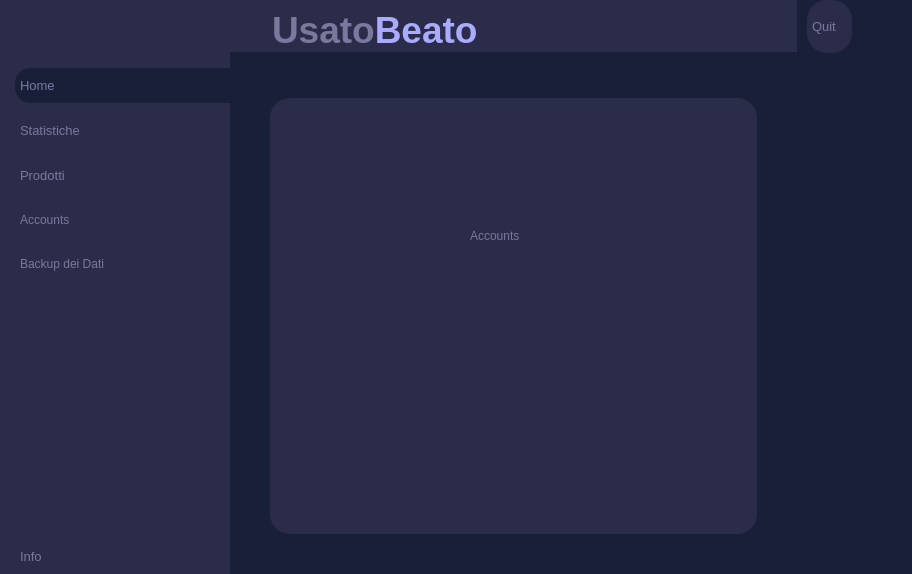
<?xml version="1.0" encoding="UTF-8"?>
<ui version="4.0">
 <class>MainWindow</class>
 <widget class="QMainWindow" name="MainWindow">
  <property name="geometry">
   <rect>
    <x>0</x>
    <y>0</y>
    <width>912</width>
    <height>574</height>
   </rect>
  </property>
  <property name="windowTitle">
   <string>MainWindow</string>
  </property>
  <property name="styleSheet">
   <string notr="true">#MainWindow{
	background-color:#1a1f39;
}</string>
  </property>
  <widget class="QWidget" name="centralwidget">
   <property name="styleSheet">
    <string notr="true">
*{
color: #78799c;
border: none;
}

#frame_2, #frame_5{
	background-color: #2a2c49;
}

#mainBody,#centralwidget{
	background-color: #1a1f39;
}

QLineEdit{
	background-color:transparent;
}

#searchFrame, QLineEdit{
	border-radius: 10px;
	border: 2px solid #78799c;
}

#appHeader{
	color:#78799c;
}

#prodottiHeader{
	color:  #a06ce3;
}

#avantiarw{
	border: 1px solid #a06ce3;
	background-color: #a06ce3 ;
	border-radius: 5px;
	
}

#finestreSecondarie{
	background-color: #2a2c49;
	border: solid;
	border-radius: 20px;
}

QLabel{
	color:#78799c;
}

#mainFrame{
	background-color: #2a2c49;
}

#homeBtn{
	color:#78799c;
	background-color:#1a1f39;
	padding : 10px 5px;
	text-align:left;
	border-top-left-radius:15px;
	border-bottom-left-radius:15px;
}

QPushButton{
	padding : 10px 5px;
	text-align:left;
	color:#78799c;
	font: 10pt &quot;Leelawadee UI&quot;;
}


#frame_3{
	background-color:#2a2c49;
	border: solid;
	border-radius: 20px;
}
QTableWidget{
	background-color:#2a2c49;
	border: solid;
}
</string>
   </property>
   <layout class="QHBoxLayout" name="horizontalLayout">
    <property name="spacing">
     <number>0</number>
    </property>
    <property name="leftMargin">
     <number>0</number>
    </property>
    <property name="topMargin">
     <number>0</number>
    </property>
    <property name="rightMargin">
     <number>0</number>
    </property>
    <property name="bottomMargin">
     <number>0</number>
    </property>
    <item>
     <widget class="QCustomSlideMenu" name="leftMenu" native="true">
      <property name="minimumSize">
       <size>
        <width>230</width>
        <height>0</height>
       </size>
      </property>
      <property name="maximumSize">
       <size>
        <width>230</width>
        <height>16777215</height>
       </size>
      </property>
      <layout class="QVBoxLayout" name="verticalLayout_3">
       <property name="spacing">
        <number>0</number>
       </property>
       <property name="leftMargin">
        <number>0</number>
       </property>
       <property name="topMargin">
        <number>0</number>
       </property>
       <property name="rightMargin">
        <number>0</number>
       </property>
       <property name="bottomMargin">
        <number>0</number>
       </property>
       <item>
        <widget class="QFrame" name="frame_5">
         <property name="frameShape">
          <enum>QFrame::StyledPanel</enum>
         </property>
         <property name="frameShadow">
          <enum>QFrame::Raised</enum>
         </property>
         <layout class="QHBoxLayout" name="horizontalLayout_9">
          <property name="spacing">
           <number>0</number>
          </property>
          <property name="leftMargin">
           <number>0</number>
          </property>
          <property name="topMargin">
           <number>68</number>
          </property>
          <property name="rightMargin">
           <number>0</number>
          </property>
          <property name="bottomMargin">
           <number>0</number>
          </property>
         </layout>
        </widget>
       </item>
       <item>
        <widget class="QFrame" name="frame_2">
         <property name="sizePolicy">
          <sizepolicy hsizetype="Preferred" vsizetype="Expanding">
           <horstretch>0</horstretch>
           <verstretch>0</verstretch>
          </sizepolicy>
         </property>
         <property name="frameShape">
          <enum>QFrame::StyledPanel</enum>
         </property>
         <property name="frameShadow">
          <enum>QFrame::Raised</enum>
         </property>
         <layout class="QVBoxLayout" name="verticalLayout_4">
          <property name="spacing">
           <number>0</number>
          </property>
          <property name="leftMargin">
           <number>0</number>
          </property>
          <property name="topMargin">
           <number>0</number>
          </property>
          <property name="rightMargin">
           <number>0</number>
          </property>
          <property name="bottomMargin">
           <number>0</number>
          </property>
          <item>
           <widget class="QFrame" name="frame_6">
            <property name="sizePolicy">
             <sizepolicy hsizetype="Preferred" vsizetype="Expanding">
              <horstretch>0</horstretch>
              <verstretch>0</verstretch>
             </sizepolicy>
            </property>
            <property name="frameShape">
             <enum>QFrame::StyledPanel</enum>
            </property>
            <property name="frameShadow">
             <enum>QFrame::Raised</enum>
            </property>
            <layout class="QVBoxLayout" name="verticalLayout_5">
             <property name="spacing">
              <number>10</number>
             </property>
             <property name="leftMargin">
              <number>15</number>
             </property>
             <property name="topMargin">
              <number>0</number>
             </property>
             <property name="rightMargin">
              <number>0</number>
             </property>
             <property name="bottomMargin">
              <number>0</number>
             </property>
             <item>
              <widget class="QPushButton" name="homeBtn">
               <property name="font">
                <font>
                 <family>Leelawadee UI</family>
                 <pointsize>10</pointsize>
                 <italic>false</italic>
                 <bold>false</bold>
                </font>
               </property>
               <property name="cursor">
                <cursorShape>PointingHandCursor</cursorShape>
               </property>
               <property name="text">
                <string>Home</string>
               </property>
               <property name="icon">
                <iconset>
                 <normaloff>:/purpleIcons/assets/#78799c(purple) icons/home.svg</normaloff>:/purpleIcons/assets/#78799c(purple) icons/home.svg</iconset>
               </property>
               <property name="iconSize">
                <size>
                 <width>24</width>
                 <height>24</height>
                </size>
               </property>
              </widget>
             </item>
             <item>
              <widget class="QPushButton" name="statisticheBtn">
               <property name="font">
                <font>
                 <family>Leelawadee UI</family>
                 <pointsize>10</pointsize>
                 <italic>false</italic>
                 <bold>false</bold>
                </font>
               </property>
               <property name="cursor">
                <cursorShape>PointingHandCursor</cursorShape>
               </property>
               <property name="text">
                <string>Statistiche</string>
               </property>
               <property name="icon">
                <iconset>
                 <normaloff>:/purpleIcons/assets/#78799c(purple) icons/trending-up.svg</normaloff>:/purpleIcons/assets/#78799c(purple) icons/trending-up.svg</iconset>
               </property>
               <property name="iconSize">
                <size>
                 <width>24</width>
                 <height>24</height>
                </size>
               </property>
              </widget>
             </item>
             <item>
              <widget class="QPushButton" name="prodottiBtn">
               <property name="font">
                <font>
                 <family>Leelawadee UI</family>
                 <pointsize>10</pointsize>
                 <italic>false</italic>
                 <bold>false</bold>
                </font>
               </property>
               <property name="cursor">
                <cursorShape>PointingHandCursor</cursorShape>
               </property>
               <property name="text">
                <string>Prodotti</string>
               </property>
               <property name="icon">
                <iconset>
                 <normaloff>:/purpleIcons/assets/#78799c(purple) icons/shopping-cart.svg</normaloff>:/purpleIcons/assets/#78799c(purple) icons/shopping-cart.svg</iconset>
               </property>
               <property name="iconSize">
                <size>
                 <width>24</width>
                 <height>24</height>
                </size>
               </property>
              </widget>
             </item>
             <item>
              <widget class="QPushButton" name="accountsBtn">
               <property name="cursor">
                <cursorShape>PointingHandCursor</cursorShape>
               </property>
               <property name="text">
                <string>Accounts</string>
               </property>
               <property name="icon">
                <iconset>
                 <normaloff>:/purpleIcons/assets/#78799c(purple) icons/users.svg</normaloff>:/purpleIcons/assets/#78799c(purple) icons/users.svg</iconset>
               </property>
              </widget>
             </item>
             <item>
              <widget class="QPushButton" name="backupBtn">
               <property name="text">
                <string>Backup dei Dati</string>
               </property>
              </widget>
             </item>
             <item alignment="Qt::AlignBottom">
              <widget class="QPushButton" name="infoBtn">
               <property name="font">
                <font>
                 <family>Leelawadee UI</family>
                 <pointsize>10</pointsize>
                 <italic>false</italic>
                 <bold>false</bold>
                </font>
               </property>
               <property name="cursor">
                <cursorShape>PointingHandCursor</cursorShape>
               </property>
               <property name="text">
                <string>Info</string>
               </property>
               <property name="icon">
                <iconset>
                 <normaloff>:/purpleIcons/assets/#78799c(purple) icons/info.svg</normaloff>:/purpleIcons/assets/#78799c(purple) icons/info.svg</iconset>
               </property>
               <property name="iconSize">
                <size>
                 <width>24</width>
                 <height>24</height>
                </size>
               </property>
              </widget>
             </item>
            </layout>
           </widget>
          </item>
         </layout>
        </widget>
       </item>
      </layout>
     </widget>
    </item>
    <item>
     <widget class="QWidget" name="mainBody" native="true">
      <property name="sizePolicy">
       <sizepolicy hsizetype="Expanding" vsizetype="Preferred">
        <horstretch>0</horstretch>
        <verstretch>0</verstretch>
       </sizepolicy>
      </property>
      <property name="minimumSize">
       <size>
        <width>0</width>
        <height>0</height>
       </size>
      </property>
      <layout class="QVBoxLayout" name="verticalLayout">
       <property name="leftMargin">
        <number>0</number>
       </property>
       <property name="topMargin">
        <number>0</number>
       </property>
       <property name="rightMargin">
        <number>0</number>
       </property>
       <property name="bottomMargin">
        <number>0</number>
       </property>
       <item alignment="Qt::AlignTop">
        <widget class="QWidget" name="mainFrame" native="true">
         <layout class="QHBoxLayout" name="horizontalLayout_2">
          <property name="leftMargin">
           <number>0</number>
          </property>
          <property name="rightMargin">
           <number>0</number>
          </property>
          <property name="bottomMargin">
           <number>0</number>
          </property>
          <item alignment="Qt::AlignLeft|Qt::AlignTop">
           <widget class="QWidget" name="widget" native="true">
            <layout class="QHBoxLayout" name="horizontalLayout_3">
             <property name="spacing">
              <number>0</number>
             </property>
             <property name="leftMargin">
              <number>0</number>
             </property>
             <property name="topMargin">
              <number>0</number>
             </property>
             <property name="rightMargin">
              <number>0</number>
             </property>
             <property name="bottomMargin">
              <number>0</number>
             </property>
             <item>
              <widget class="QPushButton" name="menuButton">
               <property name="text">
                <string/>
               </property>
               <property name="icon">
                <iconset>
                 <normaloff>:/purpleIcons/assets/#78799c(purple) icons/menu.svg</normaloff>:/purpleIcons/assets/#78799c(purple) icons/menu.svg</iconset>
               </property>
               <property name="iconSize">
                <size>
                 <width>24</width>
                 <height>24</height>
                </size>
               </property>
              </widget>
             </item>
             <item>
              <widget class="QLabel" name="applicationName">
               <property name="text">
                <string>&lt;html&gt;&lt;head/&gt;&lt;body&gt;&lt;p&gt;&lt;span style=&quot; font-size:28pt; font-weight:600;&quot;&gt;Usato&lt;/span&gt;&lt;span style=&quot; font-size:28pt; font-weight:600; color:#aaaaff;&quot;&gt;Beato&lt;/span&gt;&lt;/p&gt;&lt;/body&gt;&lt;/html&gt;</string>
               </property>
              </widget>
             </item>
            </layout>
           </widget>
          </item>
          <item alignment="Qt::AlignHCenter|Qt::AlignTop">
           <widget class="QWidget" name="widget_2" native="true">
            <layout class="QHBoxLayout" name="horizontalLayout_4"/>
           </widget>
          </item>
          <item alignment="Qt::AlignRight|Qt::AlignTop">
           <widget class="QWidget" name="widget_3" native="true">
            <layout class="QHBoxLayout" name="horizontalLayout_6">
             <property name="spacing">
              <number>0</number>
             </property>
             <property name="leftMargin">
              <number>0</number>
             </property>
             <property name="topMargin">
              <number>0</number>
             </property>
             <property name="rightMargin">
              <number>0</number>
             </property>
             <property name="bottomMargin">
              <number>0</number>
             </property>
             <item>
              <widget class="QPushButton" name="accountButton">
               <property name="cursor">
                <cursorShape>PointingHandCursor</cursorShape>
               </property>
               <property name="text">
                <string/>
               </property>
               <property name="icon">
                <iconset>
                 <normaloff>:/purpleIcons/assets/#78799c(purple) icons/user.svg</normaloff>:/purpleIcons/assets/#78799c(purple) icons/user.svg</iconset>
               </property>
               <property name="iconSize">
                <size>
                 <width>32</width>
                 <height>32</height>
                </size>
               </property>
              </widget>
             </item>
            </layout>
           </widget>
          </item>
         </layout>
        </widget>
       </item>
       <item>
        <widget class="QWidget" name="widget_4" native="true">
         <property name="sizePolicy">
          <sizepolicy hsizetype="Preferred" vsizetype="Expanding">
           <horstretch>0</horstretch>
           <verstretch>0</verstretch>
          </sizepolicy>
         </property>
         <layout class="QVBoxLayout" name="verticalLayout_2">
          <property name="leftMargin">
           <number>40</number>
          </property>
          <property name="topMargin">
           <number>40</number>
          </property>
          <property name="rightMargin">
           <number>40</number>
          </property>
          <property name="bottomMargin">
           <number>40</number>
          </property>
          <item>
           <widget class="QStackedWidget" name="finestreSecondarie">
            <property name="currentIndex">
             <number>2</number>
            </property>
            <widget class="QWidget" name="home">
             <layout class="QVBoxLayout" name="verticalLayout_8">
              <item>
               <widget class="QLabel" name="label_6">
                <property name="text">
                 <string>HOME</string>
                </property>
               </widget>
              </item>
             </layout>
            </widget>
            <widget class="QWidget" name="statistiche">
             <widget class="QLabel" name="label">
              <property name="geometry">
               <rect>
                <x>180</x>
                <y>160</y>
                <width>55</width>
                <height>16</height>
               </rect>
              </property>
              <property name="text">
               <string>Statistiche</string>
              </property>
             </widget>
            </widget>
            <widget class="QWidget" name="accounts">
             <widget class="QLabel" name="label_5">
              <property name="geometry">
               <rect>
                <x>200</x>
                <y>130</y>
                <width>55</width>
                <height>16</height>
               </rect>
              </property>
              <property name="text">
               <string>Accounts</string>
              </property>
             </widget>
            </widget>
            <widget class="QWidget" name="prodotti">
             <layout class="QHBoxLayout" name="horizontalLayout_7">
              <item>
               <widget class="QTableWidget" name="tableWidget">
                <column>
                 <property name="text">
                  <string>Check</string>
                 </property>
                 <property name="toolTip">
                  <string notr="true"/>
                 </property>
                 <property name="background">
                  <color>
                   <red>170</red>
                   <green>170</green>
                   <blue>255</blue>
                  </color>
                 </property>
                </column>
                <column>
                 <property name="text">
                  <string>Prezzo</string>
                 </property>
                </column>
                <column>
                 <property name="text">
                  <string>ID</string>
                 </property>
                </column>
                <column>
                 <property name="text">
                  <string>Nome</string>
                 </property>
                </column>
                <column>
                 <property name="text">
                  <string>Data</string>
                 </property>
                </column>
               </widget>
              </item>
              <item>
               <widget class="QFrame" name="frame">
                <property name="sizePolicy">
                 <sizepolicy hsizetype="Preferred" vsizetype="Preferred">
                  <horstretch>0</horstretch>
                  <verstretch>0</verstretch>
                 </sizepolicy>
                </property>
                <property name="minimumSize">
                 <size>
                  <width>100</width>
                  <height>0</height>
                 </size>
                </property>
                <property name="frameShape">
                 <enum>QFrame::StyledPanel</enum>
                </property>
                <property name="frameShadow">
                 <enum>QFrame::Raised</enum>
                </property>
                <layout class="QVBoxLayout" name="verticalLayout_9">
                 <property name="spacing">
                  <number>0</number>
                 </property>
                 <property name="leftMargin">
                  <number>0</number>
                 </property>
                 <property name="topMargin">
                  <number>0</number>
                 </property>
                 <property name="rightMargin">
                  <number>0</number>
                 </property>
                 <property name="bottomMargin">
                  <number>0</number>
                 </property>
                 <item alignment="Qt::AlignHCenter">
                  <widget class="QFrame" name="searchFrame">
                   <property name="maximumSize">
                    <size>
                     <width>200</width>
                     <height>16777215</height>
                    </size>
                   </property>
                   <property name="font">
                    <font>
                     <stylestrategy>PreferDefault</stylestrategy>
                    </font>
                   </property>
                   <property name="cursor">
                    <cursorShape>IBeamCursor</cursorShape>
                   </property>
                   <property name="focusPolicy">
                    <enum>Qt::NoFocus</enum>
                   </property>
                   <property name="contextMenuPolicy">
                    <enum>Qt::CustomContextMenu</enum>
                   </property>
                   <property name="toolTip">
                    <string/>
                   </property>
                   <property name="whatsThis">
                    <string/>
                   </property>
                   <property name="accessibleName">
                    <string/>
                   </property>
                   <property name="accessibleDescription">
                    <string/>
                   </property>
                   <property name="frameShape">
                    <enum>QFrame::StyledPanel</enum>
                   </property>
                   <property name="frameShadow">
                    <enum>QFrame::Raised</enum>
                   </property>
                   <layout class="QHBoxLayout" name="horizontalLayout_8">
                    <property name="spacing">
                     <number>0</number>
                    </property>
                    <property name="leftMargin">
                     <number>0</number>
                    </property>
                    <property name="topMargin">
                     <number>0</number>
                    </property>
                    <property name="rightMargin">
                     <number>0</number>
                    </property>
                    <property name="bottomMargin">
                     <number>0</number>
                    </property>
                    <item>
                     <widget class="QPushButton" name="pushButton_6">
                      <property name="text">
                       <string/>
                      </property>
                      <property name="icon">
                       <iconset>
                        <normaloff>:/purpleIcons/assets/#78799c(purple) icons/search.svg</normaloff>:/purpleIcons/assets/#78799c(purple) icons/search.svg</iconset>
                      </property>
                     </widget>
                    </item>
                    <item>
                     <widget class="QLineEdit" name="search_le">
                      <property name="inputMask">
                       <string/>
                      </property>
                      <property name="text">
                       <string/>
                      </property>
                      <property name="placeholderText">
                       <string>Cerca Prodotto</string>
                      </property>
                     </widget>
                    </item>
                   </layout>
                  </widget>
                 </item>
                 <item>
                  <widget class="QFrame" name="frame_4">
                   <property name="sizePolicy">
                    <sizepolicy hsizetype="Preferred" vsizetype="Expanding">
                     <horstretch>0</horstretch>
                     <verstretch>0</verstretch>
                    </sizepolicy>
                   </property>
                   <property name="frameShape">
                    <enum>QFrame::StyledPanel</enum>
                   </property>
                   <property name="frameShadow">
                    <enum>QFrame::Raised</enum>
                   </property>
                   <layout class="QVBoxLayout" name="verticalLayout_10">
                    <property name="spacing">
                     <number>0</number>
                    </property>
                    <property name="leftMargin">
                     <number>0</number>
                    </property>
                    <property name="topMargin">
                     <number>0</number>
                    </property>
                    <property name="rightMargin">
                     <number>0</number>
                    </property>
                    <property name="bottomMargin">
                     <number>0</number>
                    </property>
                    <item alignment="Qt::AlignTop">
                     <widget class="QFrame" name="frame_7">
                      <property name="frameShape">
                       <enum>QFrame::StyledPanel</enum>
                      </property>
                      <property name="frameShadow">
                       <enum>QFrame::Raised</enum>
                      </property>
                      <layout class="QHBoxLayout" name="horizontalLayout_10">
                       <property name="spacing">
                        <number>0</number>
                       </property>
                       <property name="leftMargin">
                        <number>0</number>
                       </property>
                       <property name="topMargin">
                        <number>15</number>
                       </property>
                       <property name="rightMargin">
                        <number>0</number>
                       </property>
                       <property name="bottomMargin">
                        <number>0</number>
                       </property>
                       <item alignment="Qt::AlignTop">
                        <widget class="QGroupBox" name="groupBox">
                         <property name="title">
                          <string/>
                         </property>
                         <layout class="QVBoxLayout">
                          <property name="spacing">
                           <number>0</number>
                          </property>
                          <property name="leftMargin">
                           <number>0</number>
                          </property>
                          <property name="topMargin">
                           <number>0</number>
                          </property>
                          <property name="rightMargin">
                           <number>0</number>
                          </property>
                          <property name="bottomMargin">
                           <number>0</number>
                          </property>
                          <item>
                           <widget class="QPushButton" name="pushButton_4">
                            <property name="cursor">
                             <cursorShape>PointingHandCursor</cursorShape>
                            </property>
                            <property name="text">
                             <string>Filtra Per Data</string>
                            </property>
                            <property name="icon">
                             <iconset>
                              <normaloff>:/purpleIcons/assets/#78799c(purple) icons/filter.svg</normaloff>:/purpleIcons/assets/#78799c(purple) icons/filter.svg</iconset>
                            </property>
                           </widget>
                          </item>
                          <item>
                           <widget class="QPushButton" name="pushButton_5">
                            <property name="cursor">
                             <cursorShape>PointingHandCursor</cursorShape>
                            </property>
                            <property name="text">
                             <string>Filtra Per Nome</string>
                            </property>
                            <property name="icon">
                             <iconset>
                              <normaloff>:/purpleIcons/assets/#78799c(purple) icons/filter.svg</normaloff>:/purpleIcons/assets/#78799c(purple) icons/filter.svg</iconset>
                            </property>
                           </widget>
                          </item>
                          <item alignment="Qt::AlignTop">
                           <widget class="QPushButton" name="pushButton_2">
                            <property name="cursor">
                             <cursorShape>PointingHandCursor</cursorShape>
                            </property>
                            <property name="text">
                             <string>Filtra Per Prezzo</string>
                            </property>
                            <property name="icon">
                             <iconset>
                              <normaloff>:/purpleIcons/assets/#78799c(purple) icons/filter.svg</normaloff>:/purpleIcons/assets/#78799c(purple) icons/filter.svg</iconset>
                            </property>
                           </widget>
                          </item>
                         </layout>
                        </widget>
                       </item>
                      </layout>
                     </widget>
                    </item>
                   </layout>
                  </widget>
                 </item>
                 <item alignment="Qt::AlignTop">
                  <widget class="QFrame" name="frame_salva_rimuovi">
                   <property name="sizePolicy">
                    <sizepolicy hsizetype="Preferred" vsizetype="Expanding">
                     <horstretch>0</horstretch>
                     <verstretch>0</verstretch>
                    </sizepolicy>
                   </property>
                   <property name="minimumSize">
                    <size>
                     <width>0</width>
                     <height>30</height>
                    </size>
                   </property>
                   <property name="styleSheet">
                    <string notr="true">QPushButton{
	color:#78799c;
	background-color:#1a1f39;
	border-radius: 15px;
	padding : 10px 5px;
	text-align:left;
	padding : 10px 5px;
	text-align:left;
	color:#78799c;
	font: 10pt &quot;Leelawadee UI&quot;;
}
</string>
                   </property>
                   <property name="frameShape">
                    <enum>QFrame::StyledPanel</enum>
                   </property>
                   <property name="frameShadow">
                    <enum>QFrame::Raised</enum>
                   </property>
                   <layout class="QHBoxLayout" name="horizontalLayout_5">
                    <item alignment="Qt::AlignHCenter">
                     <widget class="QPushButton" name="aggiungiBtn">
                      <property name="cursor">
                       <cursorShape>PointingHandCursor</cursorShape>
                      </property>
                      <property name="text">
                       <string>Aggiungi</string>
                      </property>
                      <property name="icon">
                       <iconset>
                        <normaloff>:/purpleIcons/assets/#78799c(purple) icons/plus.svg</normaloff>:/purpleIcons/assets/#78799c(purple) icons/plus.svg</iconset>
                      </property>
                     </widget>
                    </item>
                    <item alignment="Qt::AlignHCenter">
                     <widget class="QPushButton" name="rimuoviBtn">
                      <property name="cursor">
                       <cursorShape>PointingHandCursor</cursorShape>
                      </property>
                      <property name="text">
                       <string>Rimuovi</string>
                      </property>
                      <property name="icon">
                       <iconset>
                        <normaloff>:/purpleIcons/assets/#78799c(purple) icons/minus.svg</normaloff>:/purpleIcons/assets/#78799c(purple) icons/minus.svg</iconset>
                      </property>
                     </widget>
                    </item>
                   </layout>
                  </widget>
                 </item>
                </layout>
               </widget>
              </item>
             </layout>
            </widget>
            <widget class="QWidget" name="aggiungiProdottopg">
             <layout class="QHBoxLayout" name="horizontalLayout_11">
              <item>
               <widget class="QFrame" name="addProdottoFrm">
                <property name="frameShape">
                 <enum>QFrame::StyledPanel</enum>
                </property>
                <property name="frameShadow">
                 <enum>QFrame::Raised</enum>
                </property>
                <layout class="QVBoxLayout" name="verticalLayout_11">
                 <property name="spacing">
                  <number>0</number>
                 </property>
                 <property name="leftMargin">
                  <number>0</number>
                 </property>
                 <property name="topMargin">
                  <number>0</number>
                 </property>
                 <property name="rightMargin">
                  <number>0</number>
                 </property>
                 <property name="bottomMargin">
                  <number>0</number>
                 </property>
                 <item>
                  <widget class="QLineEdit" name="nomeLe">
                   <property name="font">
                    <font>
                     <pointsize>10</pointsize>
                     <bold>true</bold>
                    </font>
                   </property>
                   <property name="cursorPosition">
                    <number>0</number>
                   </property>
                   <property name="placeholderText">
                    <string>Nome Prodotto</string>
                   </property>
                  </widget>
                 </item>
                 <item>
                  <widget class="QLineEdit" name="idAccountLe">
                   <property name="font">
                    <font>
                     <pointsize>10</pointsize>
                     <bold>true</bold>
                    </font>
                   </property>
                   <property name="placeholderText">
                    <string>idAccount</string>
                   </property>
                  </widget>
                 </item>
                 <item>
                  <widget class="QLineEdit" name="prezzoLe">
                   <property name="font">
                    <font>
                     <pointsize>10</pointsize>
                     <bold>true</bold>
                    </font>
                   </property>
                   <property name="placeholderText">
                    <string>Prezzo</string>
                   </property>
                  </widget>
                 </item>
                 <item>
                  <widget class="QLineEdit" name="idCategoriaLe">
                   <property name="font">
                    <font>
                     <pointsize>10</pointsize>
                     <bold>true</bold>
                    </font>
                   </property>
                   <property name="placeholderText">
                    <string>idCategoria</string>
                   </property>
                  </widget>
                 </item>
                 <item>
                  <widget class="QLineEdit" name="idScaffaleLe">
                   <property name="font">
                    <font>
                     <pointsize>10</pointsize>
                     <bold>true</bold>
                    </font>
                   </property>
                   <property name="placeholderText">
                    <string>idScaffale</string>
                   </property>
                  </widget>
                 </item>
                 <item alignment="Qt::AlignHCenter">
                  <widget class="QPushButton" name="saveBtn">
                   <property name="cursor">
                    <cursorShape>PointingHandCursor</cursorShape>
                   </property>
                   <property name="styleSheet">
                    <string notr="true">QPushButton{
	color:#78799c;
	background-color:#1a1f39;
	border-radius: 15px;
	padding : 10px 5px;
	text-align:left;
	padding : 10px 5px;
	text-align:left;
	color:#78799c;
	font: 10pt &quot;Leelawadee UI&quot;;
}</string>
                   </property>
                   <property name="text">
                    <string>Salva</string>
                   </property>
                   <property name="icon">
                    <iconset>
                     <normaloff>:/purpleIcons/assets/#78799c(purple) icons/save.svg</normaloff>:/purpleIcons/assets/#78799c(purple) icons/save.svg</iconset>
                   </property>
                  </widget>
                 </item>
                </layout>
               </widget>
              </item>
             </layout>
            </widget>
           </widget>
          </item>
         </layout>
        </widget>
       </item>
      </layout>
     </widget>
    </item>
    <item>
     <widget class="QCustomSlideMenu" name="profileCont" native="true">
      <property name="sizePolicy">
       <sizepolicy hsizetype="Maximum" vsizetype="Preferred">
        <horstretch>0</horstretch>
        <verstretch>0</verstretch>
       </sizepolicy>
      </property>
      <property name="minimumSize">
       <size>
        <width>115</width>
        <height>0</height>
       </size>
      </property>
      <layout class="QVBoxLayout" name="verticalLayout_6">
       <property name="spacing">
        <number>0</number>
       </property>
       <property name="leftMargin">
        <number>10</number>
       </property>
       <property name="topMargin">
        <number>0</number>
       </property>
       <property name="rightMargin">
        <number>0</number>
       </property>
       <property name="bottomMargin">
        <number>0</number>
       </property>
       <item alignment="Qt::AlignTop">
        <widget class="QFrame" name="frame_3">
         <property name="sizePolicy">
          <sizepolicy hsizetype="Fixed" vsizetype="Preferred">
           <horstretch>0</horstretch>
           <verstretch>0</verstretch>
          </sizepolicy>
         </property>
         <property name="minimumSize">
          <size>
           <width>30</width>
           <height>30</height>
          </size>
         </property>
         <property name="frameShape">
          <enum>QFrame::StyledPanel</enum>
         </property>
         <property name="frameShadow">
          <enum>QFrame::Raised</enum>
         </property>
         <layout class="QVBoxLayout" name="verticalLayout_7">
          <property name="leftMargin">
           <number>0</number>
          </property>
          <property name="rightMargin">
           <number>11</number>
          </property>
          <item>
           <widget class="QPushButton" name="quitBtn">
            <property name="sizePolicy">
             <sizepolicy hsizetype="Minimum" vsizetype="Fixed">
              <horstretch>0</horstretch>
              <verstretch>0</verstretch>
             </sizepolicy>
            </property>
            <property name="font">
             <font>
              <family>Leelawadee UI</family>
              <pointsize>10</pointsize>
              <italic>false</italic>
              <bold>false</bold>
             </font>
            </property>
            <property name="cursor">
             <cursorShape>PointingHandCursor</cursorShape>
            </property>
            <property name="text">
             <string>Quit</string>
            </property>
            <property name="icon">
             <iconset>
              <normaloff>:/purpleIcons/assets/#78799c(purple) icons/x-octagon.svg</normaloff>:/purpleIcons/assets/#78799c(purple) icons/x-octagon.svg</iconset>
            </property>
            <property name="iconSize">
             <size>
              <width>32</width>
              <height>32</height>
             </size>
            </property>
           </widget>
          </item>
         </layout>
        </widget>
       </item>
      </layout>
     </widget>
    </item>
   </layout>
  </widget>
 </widget>
 <customwidgets>
  <customwidget>
   <class>QCustomSlideMenu</class>
   <extends>QWidget</extends>
   <header location="global">Custom_Widgets.Widgets.h</header>
   <container>1</container>
  </customwidget>
 </customwidgets>
 <resources>
  <include location="resources.qrc"/>
  <include location="resources.qrc"/>
 </resources>
 <connections/>
</ui>
